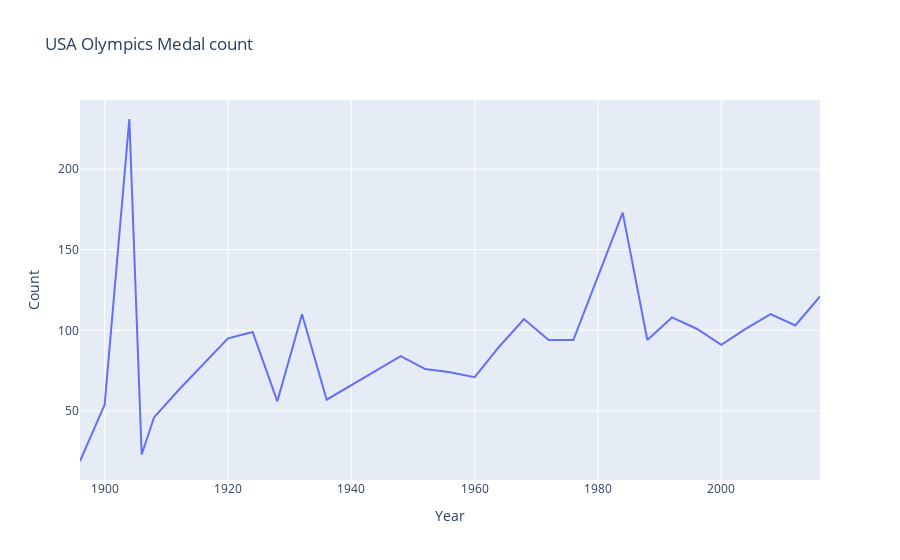

Notebook cell for this chart:
### Code cell
fig = px.line(
    data_frame = df_new_1[df_new_1["region"] == "USA"],
    x = "Year",
    y = "Medal",
    title = "USA Olympics Medal count"
)
fig.update_layout(xaxis_title="Year", yaxis_title="Count")
fig.show()

### Figure 1 — Plotly figure (JSON) as saved in the notebook; plotly's stock layout.template omitted (floating-point values rounded to 4 significant figures)
{"data": [{"hovertemplate": "Year=%{x}<br>Medal=%{y}<extra></extra>", "legendgroup": "", "line": {"color": "#636efa", "dash": "solid"}, "marker": {"symbol": "circle"}, "mode": "lines", "name": "", "orientation": "v", "showlegend": false, "type": "scatter", "x": [1896, 1900, 1904, 1906, 1908, 1912, 1920, 1924, 1928, 1932, 1936, 1948, 1952, 1956, 1960, 1964, 1968, 1972, 1976, 1984, 1988, 1992, 1996, 2000, 2004, 2008, 2012, 2016], "xaxis": "x", "y": [19, 54, 231, 23, 46, 63, 95, 99, 56, 110, 57, 84, 76, 74, 71, 90, 107, 94, 94, 173, 94, 108, 101, 91, 101, 110, 103, 121], "yaxis": "y"}], "layout": {"legend": {"tracegroupgap": 0}, "title": {"text": "USA Olympics Medal count"}, "xaxis": {"anchor": "y", "domain": [0, 1], "title": {"text": "Year"}}, "yaxis": {"anchor": "x", "domain": [0, 1], "title": {"text": "Count"}}}}
